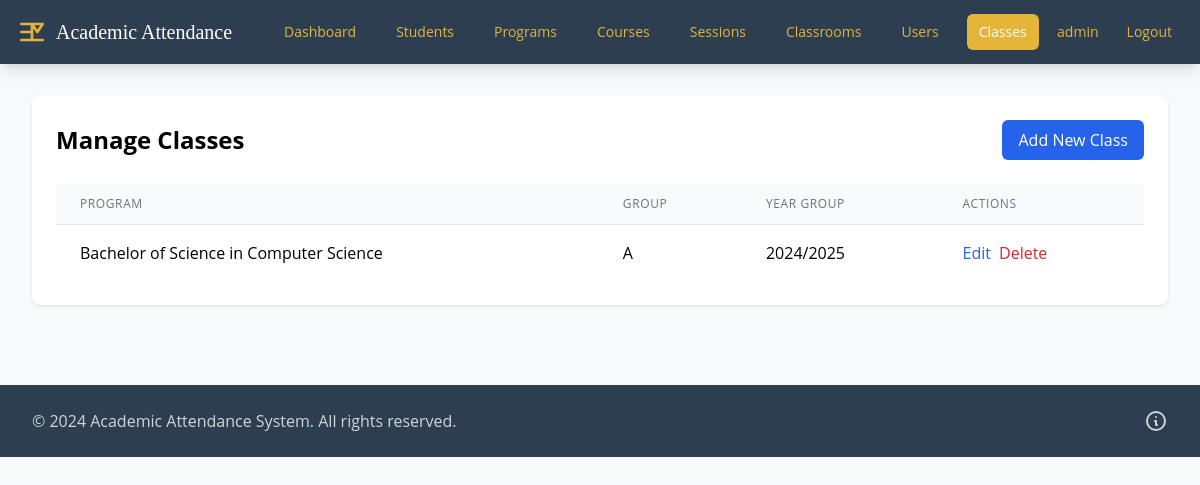
Page /admin/classes (signed in) on the earlier database version.
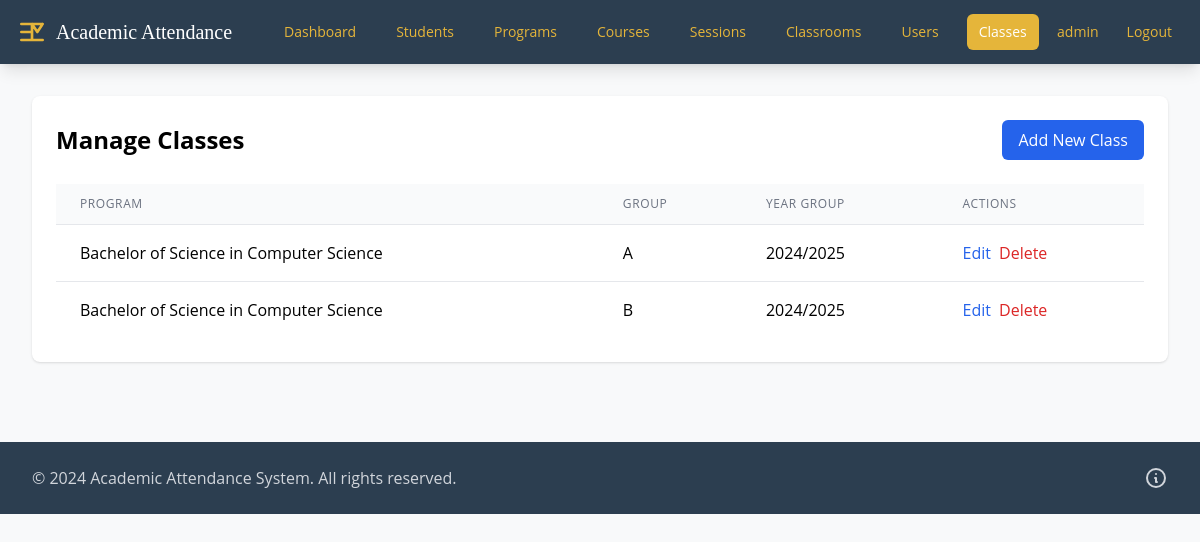
Same page on the later database version.
### app.py (models this page shows)
class Class(db.Model):
    id = db.Column(db.Integer, primary_key=True)
    program_id = db.Column(db.Integer, db.ForeignKey('program.id'), nullable=False)
    group = db.Column(db.String(2), nullable=False)
    year_group = db.Column(db.String(10), nullable=False)
    program = db.relationship('Program', backref='classes')

class Program(db.Model):
    id = db.Column(db.Integer, primary_key=True)
    program_name = db.Column(db.String(100), nullable=False)

### app.py (the view)
@app.route('/admin/classes')
@login_required
def list_classes():
    if not current_user.is_admin:
        flash('Access denied')
        return redirect(url_for('admin_dashboard'))
    classes = Class.query.all()
    return render_template('admin/classes/list.html', classes=classes)

### app.py (called while the page is built)
@app.context_processor
def inject_csrf_token():
    return dict(csrf_token=generate_csrf)

@login_manager.user_loader
def load_user(user_id):
    return User.query.get(int(user_id))

### templates/admin/classes/list.html (shortened to what this page needs)
{% extends "base.html" %}
{% block content %}
<div class="max-w-6xl mx-auto bg-white shadow rounded-lg p-6">
    <div class="flex justify-between items-center mb-6">
        <h2 class="text-2xl font-bold">Manage Classes</h2>
        <a href="{{ url_for('new_class') }}"
           class="bg-blue-600 text-white px-4 py-2 rounded-md hover:bg-blue-700">
            Add New Class
        </a>
    </div>
    {% if classes %}
    <div class="overflow-x-auto">
        <table class="min-w-full divide-y divide-gray-200">
            <thead class="bg-gray-50">
                <tr>
                    <th class="px-6 py-3 text-left text-xs font-medium text-gray-500 uppercase tracking-wider">Program</th>
                    <th class="px-6 py-3 text-left text-xs font-medium text-gray-500 uppercase tracking-wider">Group</th>
                    <th class="px-6 py-3 text-left text-xs font-medium text-gray-500 uppercase tracking-wider">Year Group</th>
                    <th class="px-6 py-3 text-left text-xs font-medium text-gray-500 uppercase tracking-wider">Actions</th>
                </tr>
            </thead>
            <tbody class="bg-white divide-y divide-gray-200">
                {% for class in classes %}
                <tr>
                    <td class="px-6 py-4 whitespace-nowrap">{{ class.program.program_name }}</td>
                    <td class="px-6 py-4 whitespace-nowrap">{{ class.group }}</td>
                    <td class="px-6 py-4 whitespace-nowrap">{{ class.year_group }}</td>
                    <td class="px-6 py-4 whitespace-nowrap">
                        <div class="flex space-x-2">
                            <a href="{{ url_for('edit_class', class_id=class.id) }}"
                               class="text-blue-600 hover:text-blue-900">Edit</a>
                            <button onclick="deleteClass({{ class.id }})"
                                    class="text-red-600 hover:text-red-900">Delete</button>
                        </div>
                    </td>
                </tr>
                {% endfor %}
            </tbody>
        </table>
    </div>
    {% else %}
    <p class="text-center text-gray-500 my-4">No classes found.</p>
    {% endif %}
</div>
{% endblock %}

Differences in the rows shown:
added Class: program.program_name "Bachelor of Science in Computer Science", group "B", year_group "2024/2025"
